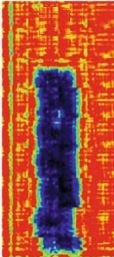
%> input picture Image Edge Detection/plate1.JPG, 114 x 257 px
$ octave gaussian_ED.m   (GNU Octave 9; MATLAB toolbox functions it lacks are replaced by stand-ins)
%> lines starting %> are read from the running program, lines starting %| are printed output that depends on the picture
### Image Edge Detection/d2dgauss.m
 % Function "d2dgauss.m":
 % This function returns a 2D edge detector (first order derivative
 % of 2D Gaussian function) with size n1*n2; theta is the angle that
 % the detector rotated counter clockwise; and sigma1 and sigma2 are the
 % standard deviation of the Gaussian functions.  r=[cos(theta) -sin(theta);    sin(theta)  cos(theta)]; for i = 1 : n2      for j = 1 : n1         u = r * [j-(n1+1)/2 i-(n2+1)/2]';         h(i,j) = gauss(u(1),sigma1)*dgauss(u(2),sigma2);     end end h = h / sqrt(sum(sum(abs(h).*abs(h)))); .m

function h = d2dgauss(n1,sigma1,n2,sigma2,theta)

 r=[cos(theta) -sin(theta);
    sin(theta)  cos(theta)];
 for i = 1 : n2
     for j = 1 : n1
         u = r * [j-(n1+1)/2 i-(n2+1)/2]';
         h(i,j) = gauss(u(1),sigma1)*dgauss(u(2),sigma2);
     end
 end
 h = h / sqrt(sum(sum(abs(h).*abs(h))));
end

### Image Edge Detection/gaussian_ED.m
%%%%%%%%%%%%% The main.m file %%%%%%%%%%%%%%%
clear;
% The algorithm parameters:
% 1. Parameters of edge detecting filters:
% X-axis direction filter:
Nx1=10;Sigmax1=1;Nx2=10;Sigmax2=1;Theta1=pi/2;
% Y-axis direction filter:
Ny1=10;Sigmay1=1;Ny2=10;Sigmay2=1;Theta2=0;
% 2. The thresholding parameter alfa:
alfa=0.1;

% Get the initial image lena.gif
x=imread('plate1.jpg');
%> x is the input picture: size 257x114x3 uint8; mean R, G, B 172.2, 84.2, 57.6
x
w=rgb2gray(x);
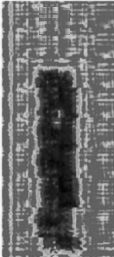
%> w: size 257x114 uint8; min 1, max 252, mean 107.5
w
figure(1);colormap(gray);
subplot(3,2,1);
imagesc(w);
w
title(' image original');

% X-axis direction edge detection
subplot(3,2,2);
filterx=d2dgauss(Nx1,Sigmax1,Nx2,Sigmax2,Theta1);
Ix= conv2(w,filterx,'same');
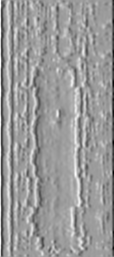
%> Ix: size 257x114 double; min -358.7, max 227.2, mean -5.7; drawn with min black and max white
imagesc(Ix);
title('Ix');

% Y-axis direction edge detection
subplot(3,2,3)
filtery=d2dgauss(Ny1,Sigmay1,Ny2,Sigmay2,Theta2);
Iy=conv2(w,filtery,'same');
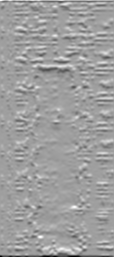
%> Iy: size 257x114 double; min -387.4, max 232.8, mean -1.8; drawn with min black and max white
imagesc(Iy);
title('Iy');

% Norm of the gradient (Combining the X and Y directional derivatives)
subplot(3,2,4);
NVI=sqrt(Ix.*Ix+Iy.*Iy);
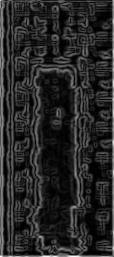
%> NVI: size 257x114 double; min 0.11, max 394.4, mean 62.3; drawn with min black and max white
imagesc(NVI);
title('Norm of Gradient');

% Thresholding
I_max=max(max(NVI));
%> I_max = 394.4
I_min=min(min(NVI));
%> I_min = 0.11
level=alfa*(I_max-I_min)+I_min;
%> level = 39.54
subplot(3,2,5);
Ibw=max(NVI,level.*ones(size(NVI)));
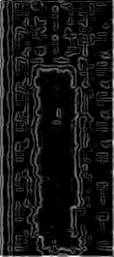
%> Ibw: size 257x114 double; min 39.54, max 394.4, mean 71; drawn with min black and max white
imagesc(Ibw);
title('After Thresholding');

% Thinning (Using interpolation to find the pixels where the norms of
% gradient are local maximum.)
subplot(3,2,6);
[n,m]=size(Ibw);
%> n = 257; m = 114
for i=2:n-1,
for j=2:m-1,
if Ibw(i,j) > level,
X=[-1,0,+1;-1,0,+1;-1,0,+1];
Y=[-1,-1,-1;0,0,0;+1,+1,+1];
Z=[Ibw(i-1,j-1),Ibw(i-1,j),Ibw(i-1,j+1);
Ibw(i,j-1),Ibw(i,j),Ibw(i,j+1);
Ibw(i+1,j-1),Ibw(i+1,j),Ibw(i+1,j+1)];
XI=[Ix(i,j)/NVI(i,j), -Ix(i,j)/NVI(i,j)];
YI=[Iy(i,j)/NVI(i,j), -Iy(i,j)/NVI(i,j)];
ZI=interp2(X,Y,Z,XI,YI);
if Ibw(i,j) >= ZI(1) & Ibw(i,j) >= ZI(2)
I_temp(i,j)=I_max;
else
I_temp(i,j)=I_min;
end
else
I_temp(i,j)=I_min;
end
end
end
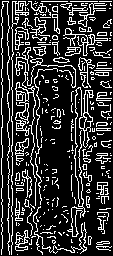
%> I_temp: size 256x113 double; min 0, max 394.4, mean 82.9; drawn with min black and max white
%> after the loop, X = [-1 0 1; -1 0 1; -1 0 1]; XI = [-0.772 0.772]; Y = [-1 -1 -1; 0 0 0; 1 1 1]; YI = [-0.635 0.635]; Z = [39.54 114.2 200.3; 100.5 129.1 190.2; 208.3 193.2 158.5]; ZI = [74.96 170]
imagesc(I_temp);
title('After Thinning');
colormap(gray);
%%%%%%%%%%%%%% End of the main.m file %%%%%%%%%%%%%%%


%%%%%%% The functions used in the main.m file %%%%%%%
% Function "d2dgauss.m":
% This function returns a 2D edge detector (first order derivative
% of 2D Gaussian function) with size n1*n2; theta is the angle that
% the detector rotated counter clockwise; and sigma1 and sigma2 are the
% standard deviation of the gaussian functions.
